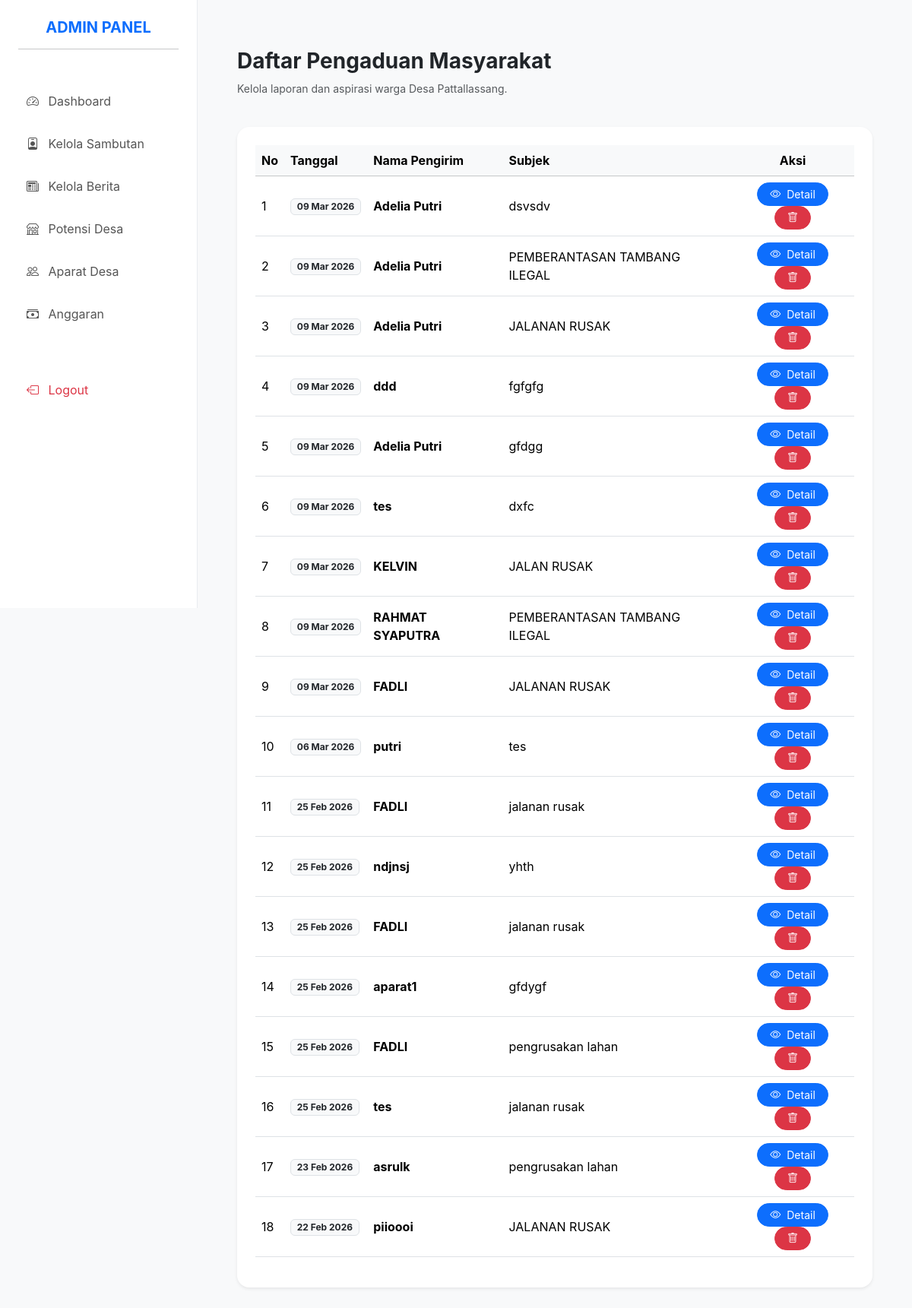
Page /admin/kelola_pengaduan.php (signed in) on the committed database.
### tables this page shows
CREATE TABLE `tabel_pengaduan` (
  `id` int NOT NULL,
  `nama` varchar(100) NOT NULL,
  `kontak` varchar(100) NOT NULL,
  `alamat` varchar(255) DEFAULT NULL,
  `subjek` varchar(200) NOT NULL,
  `pesan` text NOT NULL,
  `tanggal` datetime NOT NULL
);

### admin/kelola_pengaduan.php (the view, shortened to what this page needs)
<?php include('components/header.php'); ?>
<?php include('components/sidebar.php'); ?>
<div class="container-fluid py-4">
    <div class="d-flex justify-content-between align-items-center mb-4">
        <div>
            <h3 class="fw-bold text-dark">Daftar Pengaduan Masyarakat</h3>
            <p class="text-muted small">Kelola laporan dan aspirasi warga Desa Pattallassang.</p>
        </div>
    </div>
    <div class="card border-0 shadow-sm rounded-4">
        <div class="card-body p-4">
            <div class="table-responsive">
                <table class="table table-hover align-middle">
                    <thead class="table-light">
                        <tr>
                            <th>No</th>
                            <th>Tanggal</th>
                            <th>Nama Pengirim</th>
                            <th>Subjek</th>
                            <th class="text-center">Aksi</th>
                        </tr>
                    </thead>
                    <tbody>
                        <?php
                        $no = 1;
                        $sql = mysqli_query($koneksi, "SELECT * FROM tabel_pengaduan ORDER BY tanggal DESC");
                        while($d = mysqli_fetch_array($sql)){
                        ?>
                        <tr>
                            <td><?php echo $no++; ?></td>
                            <td>
                                <span class="badge bg-light text-dark border">
                                    <?php echo date('d M Y', strtotime($d['tanggal'])); ?>
                                </span>
                            </td>
                            <td class="fw-bold"><?php echo $d['nama']; ?></td>
                            <td><?php echo $d['subjek']; ?></td>
                            <td class="text-center">
                                <button class="btn btn-sm btn-primary rounded-pill px-3" data-bs-toggle="modal" data-bs-target="#detailModal<?php echo $d['id']; ?>">
                                    <i class="bi bi-eye me-1"></i> Detail
                                </button>
                                <a href="hapus_pengaduan.php?id=<?php echo $d['id']; ?>"
                                   class="btn btn-sm btn-danger rounded-pill px-3"
                                   onclick="return confirm('Apakah Anda yakin ingin menghapus laporan ini?')">
                                    <i class="bi bi-trash"></i>
                                </a>
                            </td>
                        </tr>
                        <?php } ?>
                    </tbody>
                </table>
            </div>
        </div>
    </div>
</div>
<?php include('components/footer.php'); ?>

### admin/components/header.php (style rules this page uses)
:root { --primary-color: #00BFFF; }
body { background-color: #f8f9fa; font-family: 'Inter', sans-serif; }

### rows in the picture
tabel_pengaduan: tanggal "09 Mar 2026", nama "Adelia Putri", subjek "dsvsdv"
tabel_pengaduan: tanggal "09 Mar 2026", nama "Adelia Putri", subjek "PEMBERANTASAN TAMBANG ILEGAL"
tabel_pengaduan: tanggal "09 Mar 2026", nama "Adelia Putri", subjek "JALANAN RUSAK"
tabel_pengaduan: tanggal "09 Mar 2026", nama "ddd", subjek "fgfgfg"
tabel_pengaduan: tanggal "09 Mar 2026", nama "Adelia Putri", subjek "gfdgg"
tabel_pengaduan: tanggal "09 Mar 2026", nama "tes", subjek "dxfc"
tabel_pengaduan: tanggal "09 Mar 2026", nama "KELVIN", subjek "JALAN RUSAK"
tabel_pengaduan: tanggal "09 Mar 2026", nama "RAHMAT SYAPUTRA", subjek "PEMBERANTASAN TAMBANG ILEGAL"
tabel_pengaduan: tanggal "09 Mar 2026", nama "FADLI", subjek "JALANAN RUSAK"
tabel_pengaduan: tanggal "06 Mar 2026", nama "putri", subjek "tes"
tabel_pengaduan: tanggal "25 Feb 2026", nama "FADLI", subjek "jalanan rusak"
tabel_pengaduan: tanggal "25 Feb 2026", nama "ndjnsj", subjek "yhth"
tabel_pengaduan: tanggal "25 Feb 2026", nama "FADLI", subjek "jalanan rusak"
tabel_pengaduan: tanggal "25 Feb 2026", nama "aparat1", subjek "gfdygf"
tabel_pengaduan: tanggal "25 Feb 2026", nama "FADLI", subjek "pengrusakan lahan"
tabel_pengaduan: tanggal "25 Feb 2026", nama "tes", subjek "jalanan rusak"
tabel_pengaduan: tanggal "23 Feb 2026", nama "asrulk", subjek "pengrusakan lahan"
tabel_pengaduan: tanggal "22 Feb 2026", nama "piioooi", subjek "JALANAN RUSAK"
